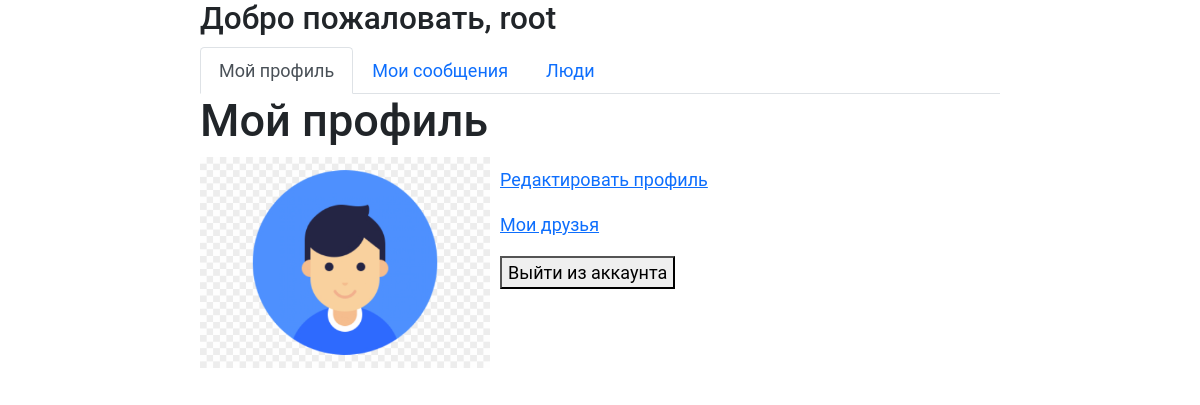
Screenshot of /users/profile/1/ (signed in) with the database file from the repository.
### users/models.py (models this page shows, shortened)
class CustomUser(AbstractUser):
    class Meta:
        verbose_name = 'Пользователь'
        verbose_name_plural = 'Пользователи'

class UserInfo(models.Model):
    user = models.OneToOneField('CustomUser', on_delete=models.CASCADE, related_name='user_info', verbose_name='user_info')
    photo = models.ImageField(upload_to="photos/%Y/%m/%d/", default=None, blank=True, null=True, verbose_name='Фото')
    about_me = models.TextField(blank=True, null=True)

### users/views.py (the view)
# urls.py: path('profile/<int:user_id>/', ProfileView.as_view(), name='profile'),
class ProfileView(DetailView):
    model = CustomUser
    template_name = 'users/other_user.html'
    context_object_name = 'current_user'
    pk_url_kwarg = 'user_id'
    def get_queryset(self) -> QuerySet[Any]:
        return CustomUser.objects.filter(pk=self.kwargs['user_id']).select_related('user_info')
    def get_context_data(self, **kwargs):
        context = super().get_context_data(**kwargs)
        context['chat'] = Chat.objects.filter(members__in=[self.request.user.id, self.kwargs['user_id']], type_chat=Chat.ChatType.DIALOG).annotate(c=Count('members')).filter(c=2).first()
        context['active_page'] = 1 if self.request.user.id == self.kwargs['user_id'] else 3
        return context
    def get_template_names(self):
        if self.request.user.id == self.kwargs['user_id']:
            return ('users/profile.html', )
        else:
            return ('users/other_user.html', )

### chats/templatetags/custom_messenger_tags.py (called while the page is built)
@register.inclusion_tag('chats/tags/menu.html')
def menu_tag(request, active_page=0):
    if not isinstance(request.user, AnonymousUser):
        menu = [{'title': 'Мой профиль', 'href': reverse('users:profile', args=[request.user.pk]), 'active_num': 1},
                {'title': 'Мои сообщения', 'href': reverse('chats:all_chats'), 'active_num': 2},
                {'title': 'Люди', 'href': reverse('users:people'), 'active_num': 3}]
    else:
        menu = [{'title': 'Войти', 'href': reverse('users:login'), 'active_num': 4},
                {'title': 'Зарегистрироваться', 'href': reverse('users:signup'), 'active_num': 5}]
    return {'request': request, 'menu': menu, 'active_page': active_page}

### users/templates/users/profile.html (shortened to what this page needs)
{% extends 'base.html' %}
{% block content %}
<h1>Мой профиль</h1>
{% if current_user.user_info.photo %}
<img class="img-article-left" src="{{current_user.user_info.photo.url}}"></p>
{% endif %}
<p><a href="{% url 'users:edit_profile' %}">Редактировать профиль</a></p>
<p><a href="#">Мои друзья</p></a>
<form action="{% url 'users:logout' %}" method="post">
    <p><button type="submit">Выйти из аккаунта</button></p>
</form>
{% endblock content %}

### templates/base.html (shortened to what this page needs)
{% load static custom_messenger_tags %}
<!DOCTYPE html>
<html lang="en">
<head>
    <link href="https://cdn.jsdelivr.net/npm/bootstrap@5.0.2/dist/css/bootstrap.min.css" rel="stylesheet">
    <link type="text/css" href="{% static 'chats/css/style.css' %}" rel="stylesheet" />
</head>
<body>
    {% if request.user.is_authenticated %}
    <h3>Добро пожаловать, {{ user }}</h3>
    {% endif %}
    <div>
        <div class="menu">
            {% menu_tag request=request active_page=active_page %}
        </div>
        <div class="content">
            {% block content %}
            {% endblock content %}
        </div>
    </div>
</body>
</html>

### chats/static/chats/css/style.css (style rules this page uses)
html, body { font-family: 'Roboto'; font-size: large; margin: auto; padding: auto; height: 100%; width: 800px; }
img.img-article-left { max-width: 300px; height: auto; float: left; padding: 0 10px 10px 0; }

### rows the page displays
CustomUser: username "root", user_info.photo (picture)

### other values shown
{{ item.title }} "Мой профиль"
{{ item.title }} "Мои сообщения" "Люди"
